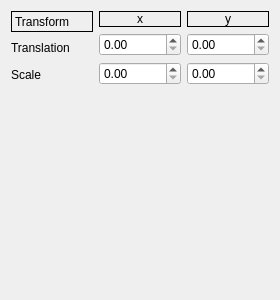
<?xml version="1.0" encoding="UTF-8"?>
<ui version="4.0">
 <class>Inspector</class>
 <widget class="QWidget" name="Inspector">
  <property name="geometry">
   <rect>
    <x>0</x>
    <y>0</y>
    <width>280</width>
    <height>300</height>
   </rect>
  </property>
  <property name="windowTitle">
   <string>Form</string>
  </property>
  <layout class="QVBoxLayout" name="verticalLayout_5">
   <item>
    <layout class="QHBoxLayout" name="horizontalLayout">
     <item>
      <layout class="QVBoxLayout" name="verticalLayout">
       <item>
        <widget class="QLabel" name="label_transform">
         <property name="frameShape">
          <enum>QFrame::Panel</enum>
         </property>
         <property name="frameShadow">
          <enum>QFrame::Plain</enum>
         </property>
         <property name="lineWidth">
          <number>1</number>
         </property>
         <property name="text">
          <string>Transform</string>
         </property>
         <property name="textFormat">
          <enum>Qt::AutoText</enum>
         </property>
        </widget>
       </item>
       <item>
        <widget class="QLabel" name="label_transform_translation">
         <property name="text">
          <string>Translation</string>
         </property>
        </widget>
       </item>
       <item>
        <widget class="QLabel" name="label_transform_scale">
         <property name="text">
          <string>Scale</string>
         </property>
        </widget>
       </item>
      </layout>
     </item>
     <item>
      <layout class="QVBoxLayout" name="verticalLayout_2">
       <item>
        <widget class="QLabel" name="label_transform_x">
         <property name="frameShape">
          <enum>QFrame::Panel</enum>
         </property>
         <property name="text">
          <string>x</string>
         </property>
         <property name="alignment">
          <set>Qt::AlignCenter</set>
         </property>
        </widget>
       </item>
       <item>
        <widget class="QDoubleSpinBox" name="doubleSpinBox_transform_translation_x"/>
       </item>
       <item>
        <widget class="QDoubleSpinBox" name="doubleSpinBox_transform_scale_x"/>
       </item>
      </layout>
     </item>
     <item>
      <layout class="QVBoxLayout" name="verticalLayout_3">
       <item>
        <widget class="QLabel" name="label_transform_y">
         <property name="frameShape">
          <enum>QFrame::Panel</enum>
         </property>
         <property name="text">
          <string>y</string>
         </property>
         <property name="alignment">
          <set>Qt::AlignCenter</set>
         </property>
        </widget>
       </item>
       <item>
        <widget class="QDoubleSpinBox" name="doubleSpinBox_transform_translation_y"/>
       </item>
       <item>
        <widget class="QDoubleSpinBox" name="doubleSpinBox_transform_scale_y"/>
       </item>
      </layout>
     </item>
    </layout>
   </item>
   <item>
    <spacer name="verticalSpacer">
     <property name="orientation">
      <enum>Qt::Vertical</enum>
     </property>
     <property name="sizeHint" stdset="0">
      <size>
       <width>20</width>
       <height>174</height>
      </size>
     </property>
    </spacer>
   </item>
  </layout>
 </widget>
 <resources/>
 <connections/>
</ui>
